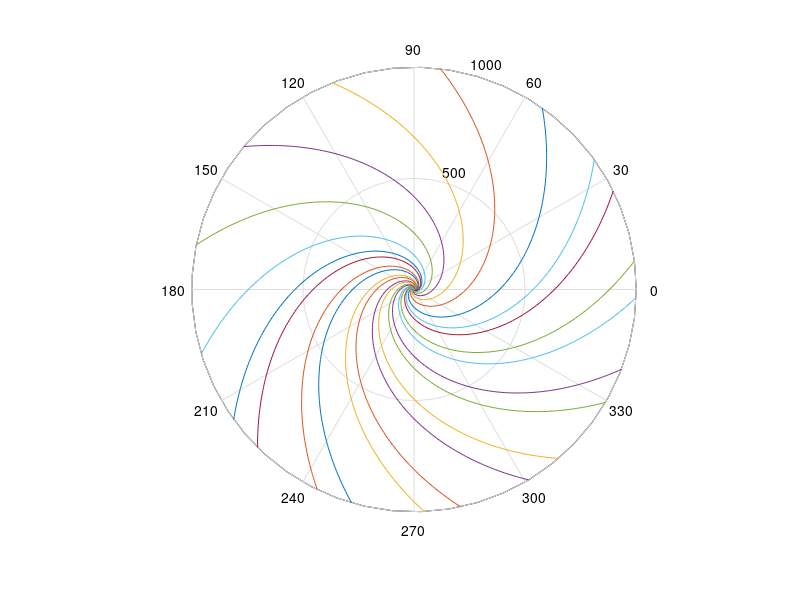

Source code (MATLAB):
% OPPGAVE 2.1 - 1)

n = 20;
r = linspace(1,1000);
m = 1; gamma = 1; 
w0 = linspace(0.5,2,n);

for i = 1:n
    kons = (2*pi*w0(i))/m;
    polar(kons + (gamma/m)*log(r),r);
    hold on
end
